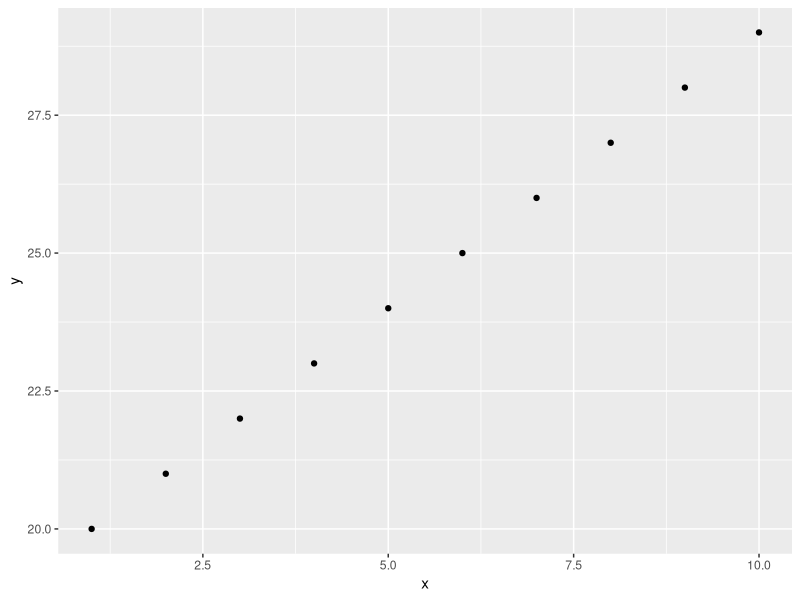

Recreate this plot in R.
## ---- chunk 1

library(ggplot2)

dane = data.frame(x = 1:10,
                  y = 20:29)
 ggplot(dane, aes(x,y)) +
   geom_point()


